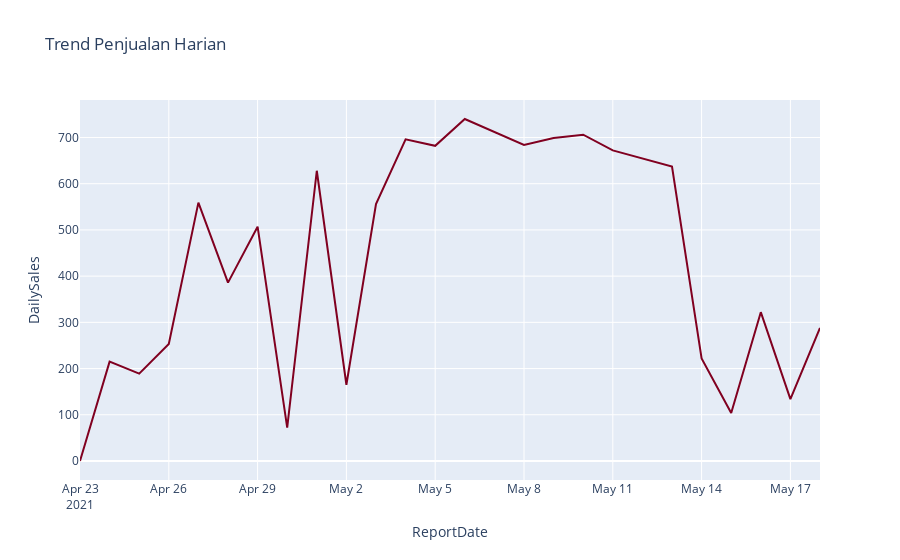

The cell this chart's notebook holds for it:
### Code cell
trend = df_cleaned.groupby('ReportDate')['DailySales'].sum().reset_index()
fig = px.line(trend, x='ReportDate', y='DailySales', title='Trend Penjualan Harian')
fig.update_traces(line=dict(color='#800020'))
fig.show()

### Figure 1 — Plotly figure (JSON) as saved in the notebook; plotly's stock layout.template omitted (floating-point values rounded to 4 significant figures)
{"data": [{"hovertemplate": "ReportDate=%{x}<br>DailySales=%{y}<extra></extra>", "legendgroup": "", "line": {"color": "#800020", "dash": "solid"}, "marker": {"symbol": "circle"}, "mode": "lines", "name": "", "orientation": "v", "showlegend": false, "type": "scatter", "x": ["2021-04-23T00:00:00", "2021-04-24T00:00:00", "2021-04-25T00:00:00", "2021-04-26T00:00:00", "2021-04-27T00:00:00", "2021-04-28T00:00:00", "2021-04-29T00:00:00", "2021-04-30T00:00:00", "2021-05-01T00:00:00", "2021-05-02T00:00:00", "2021-05-03T00:00:00", "2021-05-04T00:00:00", "2021-05-05T00:00:00", "2021-05-06T00:00:00", "2021-05-08T00:00:00", "2021-05-09T00:00:00", "2021-05-10T00:00:00", "2021-05-11T00:00:00", "2021-05-13T00:00:00", "2021-05-14T00:00:00", "2021-05-15T00:00:00", "2021-05-16T00:00:00", "2021-05-17T00:00:00", "2021-05-18T00:00:00"], "xaxis": "x", "y": [0, 215, 189, 253, 559, 386, 507, 72, 628, 165, 556, 696, 682, 740, 684, 699, 706, 672, 637, 222, 104, 322, 134, 288], "yaxis": "y"}], "layout": {"autosize": true, "legend": {"tracegroupgap": 0}, "title": {"text": "Trend Penjualan Harian"}, "xaxis": {"anchor": "y", "autorange": true, "domain": [0, 1], "range": ["2021-04-23", "2021-05-18"], "title": {"text": "ReportDate"}, "type": "date"}, "yaxis": {"anchor": "x", "autorange": true, "domain": [0, 1], "range": [-41.11, 781.1], "title": {"text": "DailySales"}, "type": "linear"}}}
